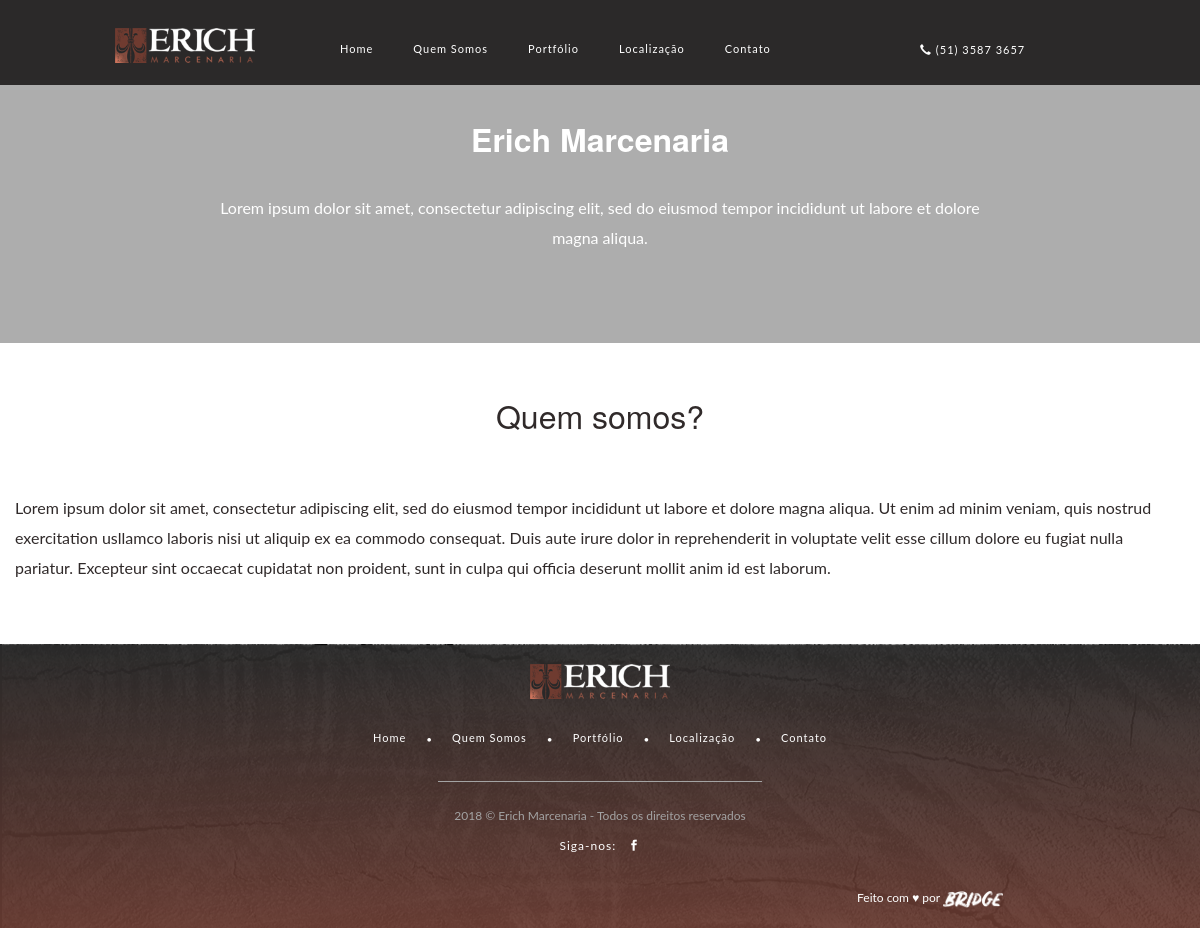
/public_html/quem-somos/index.php, run on the app's committed database.
### tables this page shows
CREATE TABLE IF NOT EXISTS `quemsomos` (
  `id` int(11) NOT NULL AUTO_INCREMENT,
  `primeirotitulo` text NOT NULL,
  `subtitulo` text NOT NULL,
  `segundotitulo` text NOT NULL,
  `texto` text NOT NULL,
  PRIMARY KEY (`id`)
);

### public_html/quem-somos/index.php (the view, shortened to what this page needs)
<!DOCTYPE html>
 <html class="no-js">
    <head>
        <link href="../css/flexslider.min.css" rel="stylesheet" type="text/css" media="all"/>
        <link href="../css/line-icons.min.css" rel="stylesheet" type="text/css" media="all"/>
        <link href="../css/elegant-icons.min.css" rel="stylesheet" type="text/css" media="all"/>
        <link href="../css/lightbox.min.css" rel="stylesheet" type="text/css" media="all"/>
        <link href="../css/bootstrap.min.css" rel="stylesheet" type="text/css" media="all"/>
        <link href="../css/theme.min.css" rel="stylesheet" type="text/css" media="all"/>
    </head>
    <body>
		<?php include("../includes/nav.php"); ?>
		 <?php
     $conexao = mysqli_connect("127.0.0.1", "root", "", "erich");
     $dados = mysqli_query($conexao,  "SELECT * FROM quemsomos WHERE id = 1");
     while ($quemsomos = mysqli_fetch_array($dados)):
   ?>
		<div class="main-container">
			<section class="hero-divider">
				<div class="background-image-holder overlay">
				</div>
				<div class="container">
					<div class="row">
						<div class="col-md-8 col-md-offset-2 col-sm-10 col-sm-offset-1 text-center">
							<h1 class="text-white"><?= $quemsomos['primeirotitulo'] ?></h1>
							<p class="lead text-white">
								<?= $quemsomos['subtitulo'] ?>
							</p>
						</div>
					</div>
				</div>
			</section>
			<section class="feature-selector">
				<div class="container">
					<ul class="selector-content">
						<li class="clearfix active">
							<div class="row">
								<div class="col-sm-12 text-center">
									<h1><?= $quemsomos['segundotitulo'] ?></h1>
								</div>
							</div>
							<div class="row">
								<div class="col-sm-12">
									<p class="lead">
										<?= $quemsomos['texto'] ?>
									</p>
								</div>
							</div>
						</li>
					</ul>
				</div>
			</section>
		</div>
		<div class="footer-container">
			<?php include("../includes/footer.php"); ?>
		</div>
				<?php endwhile; ?>
    </body>
</html>

### public_html/includes/nav.php (shortened to what this page needs)
        <link href="../css/flexslider.min.css" rel="stylesheet" type="text/css" media="all"/>
        <link href="../css/line-icons.min.css" rel="stylesheet" type="text/css" media="all"/>
        <link href="../css/elegant-icons.min.css" rel="stylesheet" type="text/css" media="all"/>
        <link href="../css/lightbox.min.css" rel="stylesheet" type="text/css" media="all"/>
        <link href="../css/bootstrap.min.css" rel="stylesheet" type="text/css" media="all"/>
        <link href="../css/theme.min.css" rel="stylesheet" type="text/css" media="all"/>
<div class="nav-container">
	<nav class="top-bar overlay-bar">
		<div class="container">
			<div class="row nav-menu">
<div class="col-lg-1 columns"> </div>
				<div class="col-md-2 col-sm-3 col-lg-2 columns">
					<img class="logo logo-light" alt="Logo" src="../img/logo.png">
				</div>
				<div class="col-md-10 col-sm-9 col-lg-6 columns">
					<ul class="menu">
						<li><a href="../home">Home</a></li>
						<li><a href="../quem-somos">Quem Somos</a></li>
						<li><a href="../portfolio">Portfólio</a></li>
						<li><a href="../localizacao">Localização</a></li>
						<li><a href="../contato">Contato</a></li>
					</ul>
				   </div>
					<div  class="col-md-10 col-sm-9 col-lg-1 columns">
					  <ul class="menu social-icons text-left">
						<li>
							 <span class="glyphicon glyphicon-earphone" aria-hidden="true"></span>
							(51) 3587 3657
						</li>
					</ul>
				</div>
				<div class="col-lg-2 columns"> </div>
			</div>
		</div>
	</nav>
</div>

### public_html/includes/footer.php
<footer class="details" align="center">
	<div>
          <img alt="logo" class="logo" src="../img/logo.png"><br>
          <nav class="menu havanna">
                <ul>
						<li><a href="../home">Home</a></li>
						<li class="bolinha">•</li>
						<li><a href="../quem-somos">Quem Somos</a></li>
						<li class="bolinha">•</li>
						<li><a href="../portfolio">Portfólio</a></li>
						<li class="bolinha">•</li>
						<li><a href="../localizacao">Localização</a></li>
						<li class="bolinha">•</li>
						<li><a href="../contato">Contato</a></li>
					</ul>
				</nav>
				<hr class="linhasprojeto3" align="center" width="27%">
					<p class="direitos">2018 © Erich Marcenaria - Todos os direitos reservados</p>
					 <ul class="social-icons">
					<li>
							<a href="https://www.instagram.com/bridgeagenciadigital" target="_blank">
								Siga-nos: &nbsp;
							</a><i class="icon social_facebook"></i>
						</li>
					</ul>
                <p class="bridge">Feito com ♥ por <img alt="logo" class="logobridge" src="../img/bridge.png"></p>
	</div>
</footer>

### data on the page
quemsomos: primeirotitulo "Erich Marcenaria", subtitulo "Lorem ipsum dolor sit amet, consectetur adipiscing elit, sed do eiusmod tempor incididunt ut labore et dolore magna aliqua.", segundotitulo "Quem somos?", texto "Lorem ipsum dolor sit amet, consectetur adipiscing elit, sed do eiusmod tempor incididunt ut labore et dolore magna aliqua. Ut enim ad minim veniam, quis nostrud exercitation usllamco laboris nisi ut aliquip ex ea commodo consequat. Duis aute irure dolor in reprehenderit in voluptate velit esse cillum dolore eu fugiat nulla pariatur. Excepteur sint occaecat cupidatat non proident, sunt in culpa qui officia deserunt mollit anim id est laborum."
